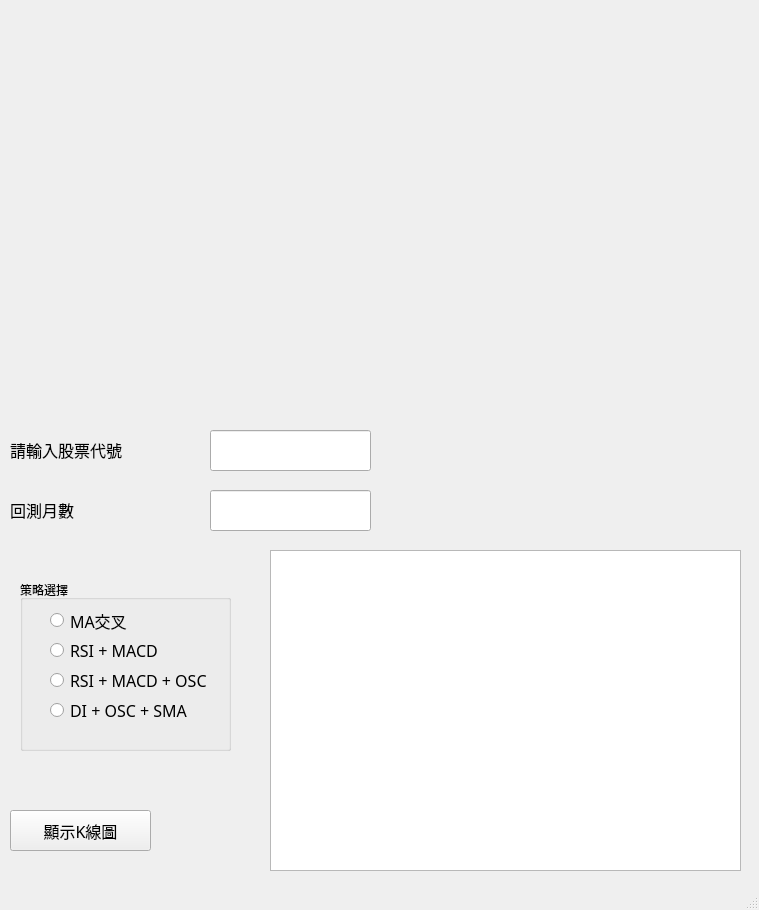
<?xml version="1.0" encoding="UTF-8"?>
<ui version="4.0">
 <class>MainWindow</class>
 <widget class="QMainWindow" name="MainWindow">
  <property name="geometry">
   <rect>
    <x>0</x>
    <y>0</y>
    <width>759</width>
    <height>910</height>
   </rect>
  </property>
  <property name="windowTitle">
   <string>MainWindow</string>
  </property>
  <widget class="QWidget" name="centralwidget">
   <widget class="QLabel" name="label_2">
    <property name="geometry">
     <rect>
      <x>10</x>
      <y>440</y>
      <width>141</width>
      <height>20</height>
     </rect>
    </property>
    <property name="font">
     <font>
      <family>微軟正黑體</family>
      <pointsize>12</pointsize>
     </font>
    </property>
    <property name="text">
     <string>請輸入股票代號</string>
    </property>
   </widget>
   <widget class="QLineEdit" name="lineEdit">
    <property name="geometry">
     <rect>
      <x>210</x>
      <y>430</y>
      <width>161</width>
      <height>41</height>
     </rect>
    </property>
    <property name="font">
     <font>
      <family>微軟正黑體</family>
      <pointsize>12</pointsize>
     </font>
    </property>
   </widget>
   <widget class="QPushButton" name="pushButton">
    <property name="geometry">
     <rect>
      <x>10</x>
      <y>810</y>
      <width>141</width>
      <height>41</height>
     </rect>
    </property>
    <property name="font">
     <font>
      <family>微軟正黑體</family>
      <pointsize>12</pointsize>
     </font>
    </property>
    <property name="text">
     <string>顯示K線圖</string>
    </property>
   </widget>
   <widget class="QLabel" name="label">
    <property name="geometry">
     <rect>
      <x>50</x>
      <y>30</y>
      <width>621</width>
      <height>381</height>
     </rect>
    </property>
    <property name="text">
     <string/>
    </property>
    <property name="pixmap">
     <pixmap>meme.jpg</pixmap>
    </property>
    <property name="scaledContents">
     <bool>true</bool>
    </property>
   </widget>
   <widget class="QLineEdit" name="lineEdit_2">
    <property name="geometry">
     <rect>
      <x>210</x>
      <y>490</y>
      <width>161</width>
      <height>41</height>
     </rect>
    </property>
    <property name="font">
     <font>
      <family>微軟正黑體</family>
      <pointsize>12</pointsize>
     </font>
    </property>
   </widget>
   <widget class="QLabel" name="label_4">
    <property name="geometry">
     <rect>
      <x>10</x>
      <y>500</y>
      <width>141</width>
      <height>20</height>
     </rect>
    </property>
    <property name="font">
     <font>
      <family>微軟正黑體</family>
      <pointsize>12</pointsize>
     </font>
    </property>
    <property name="text">
     <string>回測月數</string>
    </property>
   </widget>
   <widget class="QGroupBox" name="groupBox">
    <property name="geometry">
     <rect>
      <x>20</x>
      <y>580</y>
      <width>211</width>
      <height>171</height>
     </rect>
    </property>
    <property name="title">
     <string>策略選擇</string>
    </property>
    <widget class="QRadioButton" name="radioButton">
     <property name="enabled">
      <bool>true</bool>
     </property>
     <property name="geometry">
      <rect>
       <x>30</x>
       <y>30</y>
       <width>121</width>
       <height>21</height>
      </rect>
     </property>
     <property name="font">
      <font>
       <family>微軟正黑體</family>
       <pointsize>12</pointsize>
      </font>
     </property>
     <property name="text">
      <string>MA交叉</string>
     </property>
     <property name="checkable">
      <bool>true</bool>
     </property>
     <property name="checked">
      <bool>false</bool>
     </property>
    </widget>
    <widget class="QRadioButton" name="radioButton_2">
     <property name="enabled">
      <bool>true</bool>
     </property>
     <property name="geometry">
      <rect>
       <x>30</x>
       <y>60</y>
       <width>121</width>
       <height>21</height>
      </rect>
     </property>
     <property name="font">
      <font>
       <family>微軟正黑體</family>
       <pointsize>12</pointsize>
      </font>
     </property>
     <property name="text">
      <string>RSI + MACD</string>
     </property>
     <property name="checkable">
      <bool>true</bool>
     </property>
    </widget>
    <widget class="QRadioButton" name="radioButton_3">
     <property name="enabled">
      <bool>true</bool>
     </property>
     <property name="geometry">
      <rect>
       <x>30</x>
       <y>90</y>
       <width>171</width>
       <height>21</height>
      </rect>
     </property>
     <property name="font">
      <font>
       <family>微軟正黑體</family>
       <pointsize>12</pointsize>
      </font>
     </property>
     <property name="text">
      <string>RSI + MACD + OSC</string>
     </property>
     <property name="checkable">
      <bool>true</bool>
     </property>
    </widget>
    <widget class="QRadioButton" name="radioButton_4">
     <property name="enabled">
      <bool>true</bool>
     </property>
     <property name="geometry">
      <rect>
       <x>30</x>
       <y>120</y>
       <width>171</width>
       <height>21</height>
      </rect>
     </property>
     <property name="font">
      <font>
       <family>微軟正黑體</family>
       <pointsize>12</pointsize>
      </font>
     </property>
     <property name="text">
      <string>DI + OSC + SMA</string>
     </property>
     <property name="checkable">
      <bool>true</bool>
     </property>
    </widget>
   </widget>
   <widget class="QTableWidget" name="tableWidget">
    <property name="geometry">
     <rect>
      <x>270</x>
      <y>550</y>
      <width>471</width>
      <height>321</height>
     </rect>
    </property>
   </widget>
  </widget>
  <widget class="QStatusBar" name="statusbar"/>
 </widget>
 <resources/>
 <connections/>
</ui>
